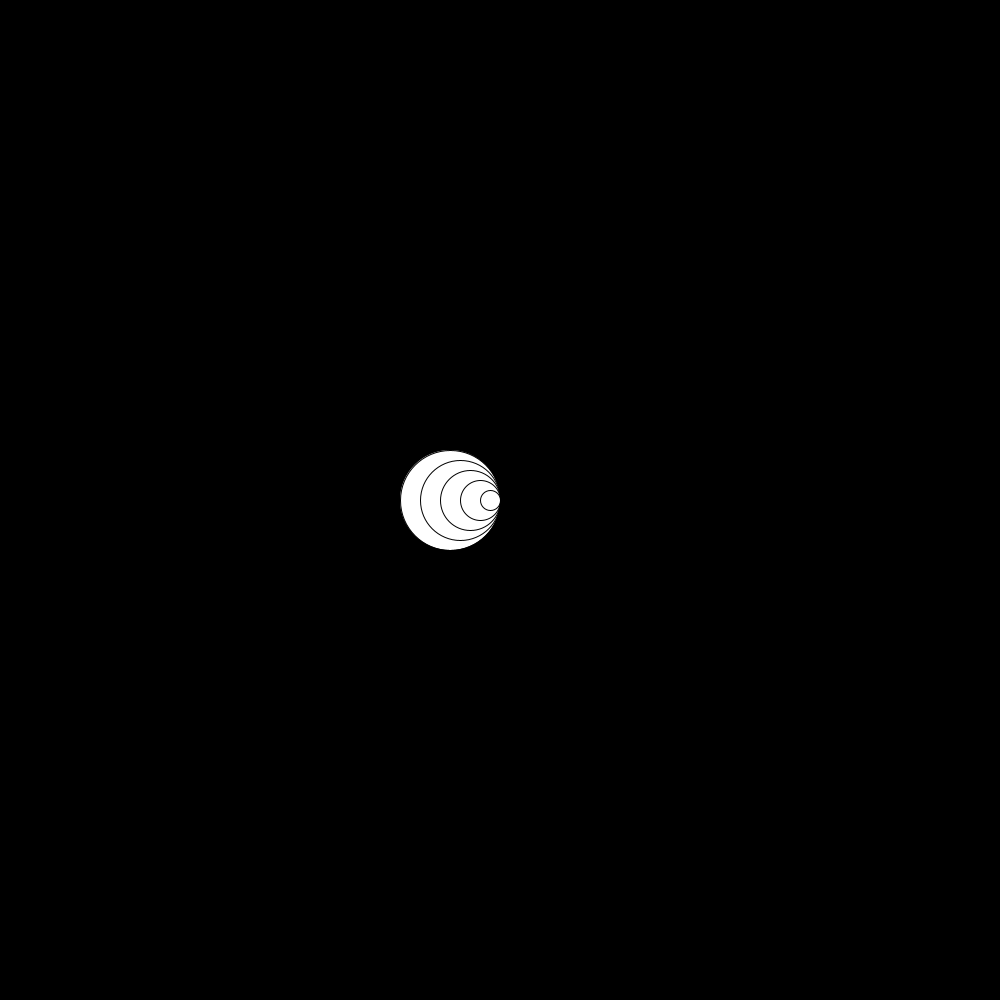
Frame 1 (no input)
Frame 60 (the mouse pressed at the canvas centre just before this capture): identical to frame 1, image omitted
Frame 120 (the mouse held since frame 60 and released just before this capture): identical to frame 1, image omitted

The Processing sketch that drew this single still picture (run headless with seeded random() and noise(); from frame 60 on, the mouse is pressed at the canvas centre):

// Processing sketch: H9OPD6
// ── H9OPD6.pde


void setup(){
  size(1000,1000);
}

void draw(){
  background(0,0,0);
  int size = 100;
  for(int i = 0; i < 5; i++){
   
  ellipse (500 - size/2,500,size, size);
  size -= 20;
  
  }
  
  
}


  
